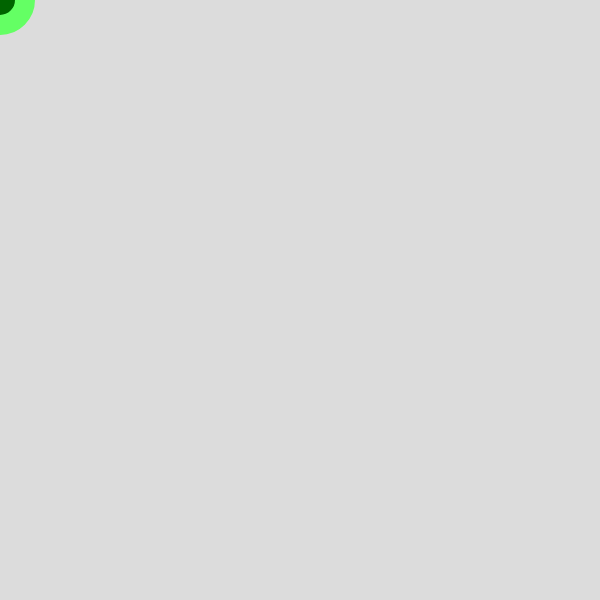
Frame 1 (no input)
Frame 60 (no input): blank canvas, image omitted
Frame 120 (the mouse pressed at the canvas centre since frame 60): blank canvas, image omitted

The p5.js sketch that drew this single still picture (run headless with seeded random() and noise() and a simulated clock; from frame 60 on, the mouse is pressed at the canvas centre):

// p5.js sketch
// ── sketch.js

let  x = 0; // x-position of circle
let y = 0;

function setup() {
  createCanvas(600, 600);
  background(220);
  


}
function draw() {
  // blue circle
  background (220);
  fill (0,100,0)
  stroke (100,300,100);
  strokeWeight( 20);
  circle(x, y, 50);
  y = y + 50;
  x = x + 30;
 //line (pmouseX, pmouseY, mouseX, mouseY);
}


function mousePressed() {
  y = 0;
  x = 0;
}

function keyPressed() {
  y = 0;
  x = 0;
}
